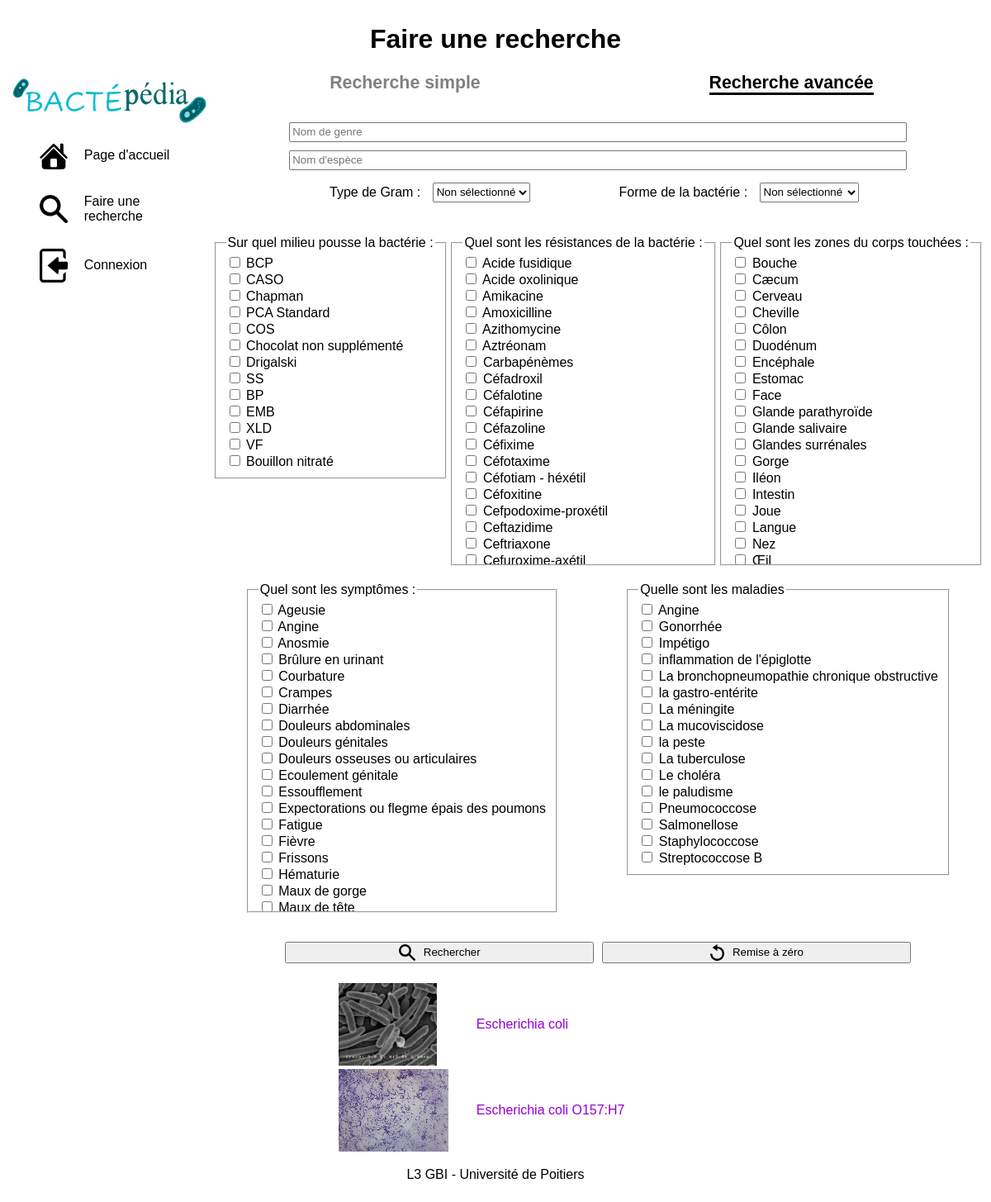
/page/searchAvancee.php?genre=Escherichia, run on the app's committed database.
### tables this page shows
CREATE TABLE bcp__bacterie(
    id_bacterie INTEGER NOT NULL PRIMARY KEY AUTO_INCREMENT,
    genre_bacterie VARCHAR(255) NOT NULL,
    espece_bacterie VARCHAR(255) NOT NULL,
    serovar_bacterie VARCHAR(255) NULL,
    gram_bacterie VARCHAR(255) NOT NULL,
    LienInterneImage_bacterie TEXT NULL,
    visible_bacterie BOOLEAN NOT NULL,
    nbConsultation_bacterie INTEGER NOT NULL DEFAULT 0,
    nbModification_bacterie INTEGER NOT NULL DEFAULT 0,
    nbRecherche_bacterie INTEGER NOT NULL DEFAULT 0,
    dateModif_bacterie DATETIME NOT NULL,
    temperatureOptimale_bacterie INTEGER NULL,
    prophylaxie_bacterie LONGTEXT NULL,
    nom_forme VARCHAR(255) NOT NULL
);

### function/function.php (called while the page is built, shortened)
<?php
function antibiotiquesBacterie():array {
   $bdd = connect();
   $query = $bdd->prepare('SELECT * FROM bcp__antibiotique');
   $query->execute();
   return ($query->fetchAll(PDO::FETCH_COLUMN));
}
function milieuxBacterie():array {
   $bdd = connect();
   $query = $bdd->prepare('SELECT nature_milieu FROM bcp__milieu');
   $query->execute();
   return ($query->fetchAll(PDO::FETCH_COLUMN));
}
function maladies():array {
    $bdd = connect();
    $query = $bdd->prepare('SELECT * FROM bcp__maladie');
    $query->execute();
    return ($query->fetchAll(PDO::FETCH_COLUMN));
}
function zonesCorps():array {
   $bdd = connect();
   $query = $bdd->prepare('SELECT nom_zoneCorps FROM bcp__zonecorps');
   $query->execute();
   return ($query->fetchAll(PDO::FETCH_COLUMN));
}
function symptomes():array {
   $bdd = connect();
   $query = $bdd->prepare('SELECT nom_symptome FROM bcp__symptome');
   $query->execute();
   return ($query->fetchAll(PDO::FETCH_COLUMN));
}
function uneBacterie($id):array {
   $bdd = connect();
   $query = $bdd->prepare('SELECT * FROM bcp__bacterie WHERE id_bacterie = :id');
   $query->execute([
      'id' => $id
   ]);
   return ($query->fetchAll(PDO::FETCH_ASSOC));
}

### page/searchAvancee.php (the view, shortened to what this page needs)
<?php
require_once '../function/function.php';
if (isset($_GET['genre'])){
    $genreUser = $_GET['genre'] ?? null;
    $especeUser = $_GET['espece'] ?? null;
    $gramUser = $_GET['gram'] ?? null;
    $formeUser = $_GET['form'] ?? null;
    $bdd = connect();
    $simple = $bdd->prepare('SELECT id_bacterie FROM bcp__bacterie WHERE genre_bacterie LIKE :genre AND espece_bacterie LIKE :espece AND gram_bacterie LIKE :gram AND nom_forme LIKE :forme;');
    $simple->execute([
        'genre' => '%' . $genreUser . '%',
        'espece' => '%' . $especeUser . '%',
        'gram' => '%' . $gramUser . '%',
        'forme' => '%' . $formeUser . '%'
    ]);
    $resultSimple = $simple->fetchAll(PDO::FETCH_ASSOC);
    $listeBacterieMatch = [];
    foreach ($resultSimple as $ligne){
        $listeBacterieMatch[] = $ligne['id_bacterie'];
    }
    $tabResultat = [];
    foreach ($listeBacterieMatch as $idBac){
        $infos = uneBacterie($idBac);
        $tabResultat[] = $infos[0];
    }
}
require_once '../elements/header.php';
require_once '../elements/nav.php';
?>
<div class="contenu">
    <div class="titreform">
        <a href="searchSimple.php" class="titreindividuel"><span class="sousmenu">Recherche simple</span></a>
        <a href="searchAvancee.php" class="titreindividuel active"><span
                    class="sousmenu active">Recherche avancée</span></a>
    </div>
    <form action="" method="get" class="formulaire">
        <input class="form-item" type="text" name="genre" placeholder="Nom de genre">
        <input class="form-item" type="text" name="espece" placeholder="Nom d'espèce">
        <div class="form-groupe-item">
            <div>
                <label for="gram">Type de Gram :</label>
                <select name="gram" id="gram" style="margin: 0px 10px; height: 24px;">
                    <option value="" selected disabled hidden>Non sélectionné</option>
                </select>
            </div>
            <div>
                <label for="forme">Forme de la bactérie :</label>
                <select name="forme" id="forme" style="margin: 0px 10px; height: 24px;">
                    <option value="" selected disabled hidden>Non sélectionné</option>
                </select>
            </div>
        </div>
        <div class="form-groupe-checkbox">
            <div>
                <fieldset class="groupe-checkbox">
                    <legend>Sur quel milieu pousse la bactérie :</legend>
                    <?php
                    foreach (milieuxBacterie() as $milieu) {
                        echo "
                        <div>
                           <input type=\"checkbox\" name='milieu[]' value=\"$milieu\" id=\"$milieu\">
                           <label for=\"$milieu\">$milieu</label>
                       </div>
                       ";
                    }
                    ?>
                </fieldset>
            </div>
            <div>
                <fieldset class="groupe-checkbox">
                    <legend>Quel sont les résistances de la bactérie :</legend>
                    <?php
                    foreach (antibiotiquesBacterie() as $antibiotique) {
                        echo "
                        <div>
                           <input type=\"checkbox\" name='antibiotique[]' value=\"$antibiotique\" id=\"$antibiotique\">
                           <label for=\"$antibiotique\">$antibiotique</label>
                       </div>
                       ";
                    }
                    ?>
                </fieldset>
            </div>
            <div>
                <fieldset class="groupe-checkbox">
                    <legend>Quel sont les zones du corps touchées :</legend>
                    <?php
                    foreach (zonesCorps() as $zoneCorps) {
                        echo "
                        <div>
                           <input type=\"checkbox\" name='zoneCorps[]' value=\"$zoneCorps\" id=\"$zoneCorps\">
                           <label for=\"$zoneCorps\">$zoneCorps</label>
                       </div>
                       ";
                    }
                    ?>
                </fieldset>
            </div>
            <div>
                <fieldset class="groupe-checkbox">
                    <legend>Quel sont les symptômes :</legend>
                    <?php
                    foreach (symptomes() as $symptome) {
                        echo "
                        <div>
                           <input type=\"checkbox\" name='symptome[]' value=\"$symptome\" id=\"$symptome\">
                           <label for=\"$symptome\">$symptome</label>
                       </div>
                       ";
                    }
                    ?>
                </fieldset>
            </div>
            <div>
                <fieldset class="groupe-checkbox">
                    <legend>Quelle sont les maladies</legend>
                    <?php
                    foreach (maladies() as $maladie) {
                        echo "
                        <div>
                           <input type=\"checkbox\" name='maladie[]' value=\"$maladie\" id=\"$maladie\">
                           <label for=\"$maladie\">$maladie</label>
                       </div>
                       ";
                    }
                    ?>
                </fieldset>
            </div>
        </div>
            <button style="display: flex; width: 40%; justify-content: center; align-items: center; margin: 5px;"
                    type="submit"><img style="height: 20px" src="../style/img/search.svg" alt="">
                <div style="padding-left: 10px;">Rechercher</div>
            </button>
            <button style="display: flex; width: 40%; justify-content: center; align-items: center; margin: 5px;"
                    type="reset"><img style="height: 20px" src="../style/img/reset.svg" alt="">
                <div style="padding-left: 10px;">Remise à zéro</div>
            </button>
    </form>
    <div style="margin-left: 150px">
        <table>
            <?php
            if (!empty($tabResultat)) {
                $nbResultat = 0;
                foreach ($tabResultat as $ligne) {
                    $nbResultat++;
                    if ($nbResultat > 0 AND $nbResultat <= 10) {
                        if ($ligne['visible_bacterie'] == 1) {
                            if ($ligne['gram_bacterie'] == "Positif") {
                                $color = "color: darkviolet;";
                            } elseif ($ligne['gram_bacterie'] == "Negatif") {
                                $color = "color: deeppink;";
                            } else {
                                $color = "color: black;";
                            }
                            $image = null;
                            if ($ligne['LienInterneImage_bacterie'] !== null) {
                                $image = "<img src=\"../{$ligne['LienInterneImage_bacterie']}\" alt=\"\" style=\"height: 100px;\">";
                            }
                            echo <<<HTML
                            <tr>
                                    <td>
                                        <a href="bacIndiv.php?idBac={$ligne['id_bacterie']}"  style="text-decoration: none;">
                                            $image
                                        </a>
                                    </td>
                                    <td>
                                        <a href="bacIndiv.php?idBac={$ligne['id_bacterie']}"  style="text-decoration: none;">
                                            <p style="$color; margin-left: 30px;">{$ligne['genre_bacterie']} {$ligne['espece_bacterie']} {$ligne['serovar_bacterie']}</p>
                                        </a>
                                    </td>
                                </a>
                            </tr>
HTML;
                        }
                    }
                }
            }
            ?>
        </table>
    </div>
</div>
<?php
require_once '../elements/footer.php';
?>

### style/superstyle.css (style rules this page uses)
* { box-sizing: border-box; font-family: "Arial"; }
a { color: black; }
.contenu { width: 79%; }
.titreform { width: 100%; display: flex; align-content: center; }
.titreindividuel { width: 50%; text-align: center; text-decoration: none; color: grey; }
.sousmenu.active { border-bottom: black solid; color: black; }
.titreform .sousmenu { position: relative; font-size: 16pt; font-weight: bold; }
.titreform .sousmenu:before { content: ""; position: absolute; width: 0; height: 2px; bottom: 0; left: 0; background-color: grey; visibility: hidden; transition: all 0.3s ease-in-out; }
.formulaire { display: flex; flex-wrap: wrap; width: 100%; justify-content: center; padding-top: 30px; }
.form-groupe-item { display: flex; justify-content: space-around; align-items: flex-start; width: 80%; margin: 10px; }
.form-item { display: block; width: 80%; height: 24px; margin: 5px; }
.form-groupe-checkbox { display: flex; justify-content: space-around; margin: 20px 0; flex-wrap: wrap; }
.groupe-checkbox { max-height: 400px; overflow: auto; margin: 10px 0; }

### data on the page
bcp__bacterie: LienInterneImage_bacterie (picture), genre_bacterie "Escherichia", espece_bacterie "coli"
bcp__bacterie: LienInterneImage_bacterie (picture), genre_bacterie "Escherichia", espece_bacterie "coli", serovar_bacterie "O157:H7"

### other printed values
$titrePage "Faire une recherche"
$milieu "BCP"
$milieu "CASO"
$milieu "Chapman"
$milieu "PCA Standard"
$milieu "COS"
$milieu "Chocolat non supplémenté"
$milieu "Drigalski"
$milieu "SS"
$milieu "BP"
$milieu "EMB"
$milieu "XLD"
$milieu "VF"
$milieu "Bouillon nitraté"
$antibiotique "Acide fusidique"
